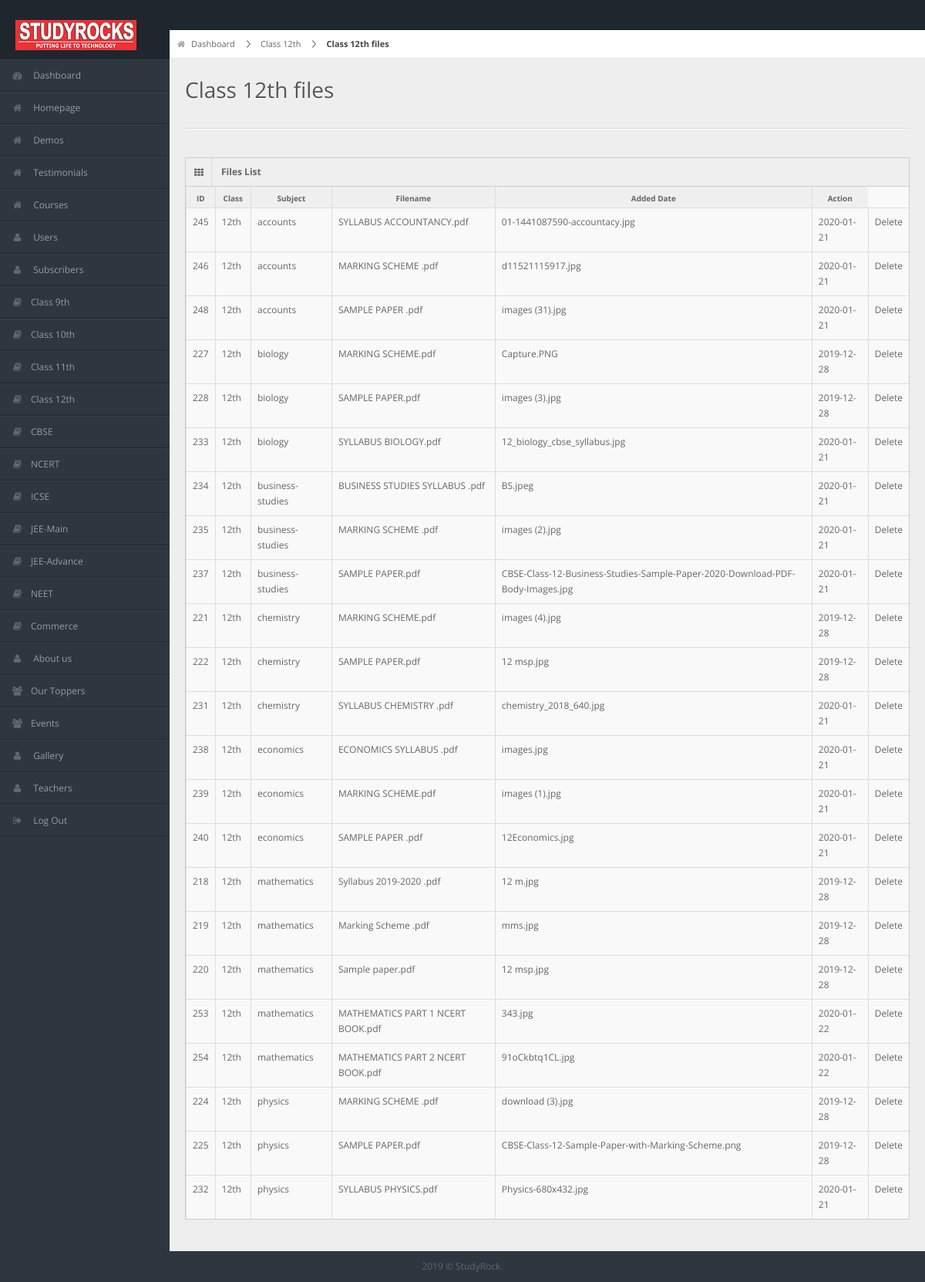
Screenshot of /adminrock-secure-admin/class12-files.php (signed in) with the database file from the repository.
### tables this page shows
CREATE TABLE `syllabus` (
  `id` int(255) NOT NULL,
  `class` varchar(255) NOT NULL,
  `subject` text NOT NULL,
  `filename` varchar(255) NOT NULL,
  `placehldrimg` text NOT NULL,
  `uploaded_at` date NOT NULL
);

### adminrock-secure-admin/class12-files.php (the view, shortened to what this page needs)
<?php
       include '../conn.php';
    if(isset($_SESSION['useradmin']['status'])) {
?>
        <?php
          include 'header.php';
          $sql = "SELECT * FROM  syllabus WHERE class='12th' ORDER BY subject";
          $res = mysqli_query($conn,$sql) or die($conn->error);
        ?>
        <div id="content">
          <div id="content-header">
            <div id="breadcrumb"> <a href="#" title="Go to Home" class="tip-bottom"><i class="icon-home"></i> Dashboard</a> <a href="#" class="">Class 12th</a> <a href="#" class="current">Class 12th files</a> </div>
            <h1>Class 12th files</h1>
          </div>
          <div class="container-fluid">
            <hr>
            <div class="row-fluid">
              <div class="span12">
                <div class="widget-box">
                  <div class="widget-title"> <span class="icon"><i class="icon-th"></i></span>
                    <h5>Files List</h5>
                  </div>
                  <div class="widget-content nopadding">
                    <table class="table table-bordered data-table">
                    <thead>
                        <tr>
                          <th>ID</th>
                          <th>Class</th>
                          <th>Subject</th>
                          <th>Filename</th>
                          <th>Added Date</th>
                          <th>Action</th>
                        </tr>
                      </thead>
                      <tbody>
                          <?php
                            if (mysqli_num_rows($res) >= 1 ) {
                              while ($row = mysqli_fetch_assoc($res)) {
                                if($row['subject'] != ''){
                                  echo '<tr class="gradeX">
                                  <td>'.$row['id'].'</td>
                                  <td>'.$row['class'].'</td>
                                  <td>'.$row['subject'].'</td>
                                  <td class="center">'.$row['filename'].'</td>
                                  <td class="center">'.$row['placehldrimg'].'</td>
                                  <td class="center">'.$row['uploaded_at'].'</td>
                                  <td class="center"><a href="class12-files.php?action=delete&id='.$row['id'].'">Delete</a></<td>
                                  </tr>';
                                }
                            }
                          }
                          else{
                            echo '<tr class="gradeX" collspan="4"><td>No result found.</td></tr>';
                          }
                        ?>
                      </tbody>
                    </table>
                  </div>
                </div>
              </div>
            </div>
          </div>
        </div>
        <div class="row-fluid">
        <div id="footer" class="span12"> 2019 &copy; StudyRock.</div>
        </div>
        </body>
        </html>
        <?php
}
    else{
?>
        <script>location.href = '/index.php';</script>
<?php
    }

### adminrock-secure-admin/css/matrix-style.css (style rules this page uses)
* { outline: none !important; -moz-outline: none !important; }
html, body { height: 100% }
body { overflow-x: hidden; margin-top: -10px; font-family: 'Open Sans', sans-serif; font-size: 12px; color: #666; }
select, textarea, input[type="text"], input[type="password"], input[type="datetime"], input[type="datetime-local"], input[type="date"], input[type="month"], input[type="time"], input[type="week"], input[type="number"], input[type="email"], input[type="url"], input[type="search"], input[type="tel"], input[type="color"], .uneditable-input, .label, .dropdown-menu, .btn, .well, .progress, .table-bordered, .btn-group>.btn:first-child, .btn-group>.btn:last-child, .btn-group>.btn:last-child, .btn-group>.dropdown-toggle, .alert { border-radius: 0px; }
#footer { padding: 10px; text-align: center; }
hr { border-top-color: #dadada; }
#content { background: none repeat scroll 0 0 #eeeeee; margin-left: 220px; margin-right: 0; padding-bottom: 25px; position: relative; min-height: 1000px; width: auto; }
#content-header { position: abslute; width: 100%; margin-top: -38px; z-index: 20; }
#content-header h1 { color: #555555; font-size: 28px; font-weight: normal; float: none; text-shadow: 0 1px 0 #ffffff; margin-left: 20px; position: relative; }
#content-header h1, #content-header .btn-group { margin-top: 20px; }
#breadcrumb { background-color: #fff; border-bottom: 1px solid #e3ebed; }
#breadcrumb a { padding: 8px 20px 8px 10px; display: inline-block; background-image: url('../img/breadcrumb.png'); background-position: center right; background-repeat: no-repeat; font-size: 11px; color: #666666; }
#breadcrumb a:last-child { background-image: none; }
#breadcrumb a.current { font-weight: bold; color: #444444; }
#breadcrumb a i { margin-right: 5px; opacity: .6; }
.stat-boxes .peity_bar_good, .stat-boxes .peity_line_good, { color: #459D1C; }
.widget-box { background: none repeat scroll 0 0 #F9F9F9; border-left: 1px solid #CDCDCD; border-top: 1px solid #CDCDCD; border-right: 1px solid #CDCDCD; clear: both; margin-top: 16px; margin-bottom: 16px; position: relative; }
.widget-title, .modal-header, .table th, div.dataTables_wrapper .ui-widget-header { background: #efefef; border-bottom: 1px solid #CDCDCD; height: 36px; }
.widget-title span.icon { padding: 9px 10px 7px 11px; float: left; border-right: 1px solid #dadada; }
.widget-title h5 { color: #666; float: left; font-size: 12px; font-weight: bold; padding: 12px; line-height: 12px; margin: 0; }
.widget-content { padding: 15px; border-bottom: 1px solid #cdcdcd; }
.table th { height: auto; font-size: 10px; padding: 5px 10px 2px; border-bottom: 0; text-align: center; color: #666666; }
.nopadding { padding: 0 !important; }
.nopadding .table { margin-bottom: 0; }
.nopadding .table-bordered { border: 0; }

### adminrock-secure-admin/css/matrix-media.css (style rules this page uses)
body { background:#2E363F; }

### rows the page displays
syllabus: id "245", class "12th", subject "accounts", filename "SYLLABUS ACCOUNTANCY.pdf", placehldrimg "01-1441087590-accountacy.jpg", uploaded_at "2020-01-21"
syllabus: id "246", class "12th", subject "accounts", filename "MARKING SCHEME .pdf", placehldrimg "d11521115917.jpg", uploaded_at "2020-01-21"
syllabus: id "248", class "12th", subject "accounts", filename "SAMPLE PAPER .pdf", placehldrimg "images (31).jpg", uploaded_at "2020-01-21"
syllabus: id "227", class "12th", subject "biology", filename "MARKING SCHEME.pdf", placehldrimg "Capture.PNG", uploaded_at "2019-12-28"
syllabus: id "228", class "12th", subject "biology", filename "SAMPLE PAPER.pdf", placehldrimg "images (3).jpg", uploaded_at "2019-12-28"
syllabus: id "233", class "12th", subject "biology", filename "SYLLABUS BIOLOGY.pdf", placehldrimg "12_biology_cbse_syllabus.jpg", uploaded_at "2020-01-21"
syllabus: id "234", class "12th", subject "business-studies", filename "BUSINESS STUDIES SYLLABUS .pdf", placehldrimg "BS.jpeg", uploaded_at "2020-01-21"
syllabus: id "235", class "12th", subject "business-studies", filename "MARKING SCHEME .pdf", placehldrimg "images (2).jpg", uploaded_at "2020-01-21"
syllabus: id "237", class "12th", subject "business-studies", filename "SAMPLE PAPER.pdf", placehldrimg "CBSE-Class-12-Business-Studies-Sample-Paper-2020-Download-PDF-Body-Images.jpg", uploaded_at "2020-01-21"
syllabus: id "221", class "12th", subject "chemistry", filename "MARKING SCHEME.pdf", placehldrimg "images (4).jpg", uploaded_at "2019-12-28"
syllabus: id "222", class "12th", subject "chemistry", filename "SAMPLE PAPER.pdf", placehldrimg "12 msp.jpg", uploaded_at "2019-12-28"
syllabus: id "231", class "12th", subject "chemistry", filename "SYLLABUS CHEMISTRY .pdf", placehldrimg "chemistry_2018_640.jpg", uploaded_at "2020-01-21"
syllabus: id "238", class "12th", subject "economics", filename "ECONOMICS SYLLABUS .pdf", placehldrimg "images.jpg", uploaded_at "2020-01-21"
syllabus: id "239", class "12th", subject "economics", filename "MARKING SCHEME.pdf", placehldrimg "images (1).jpg", uploaded_at "2020-01-21"
syllabus: id "240", class "12th", subject "economics", filename "SAMPLE PAPER .pdf", placehldrimg "12Economics.jpg", uploaded_at "2020-01-21"
syllabus: id "218", class "12th", subject "mathematics", filename "Syllabus 2019-2020 .pdf", placehldrimg "12 m.jpg", uploaded_at "2019-12-28"
syllabus: id "219", class "12th", subject "mathematics", filename "Marking Scheme .pdf", placehldrimg "mms.jpg", uploaded_at "2019-12-28"
syllabus: id "220", class "12th", subject "mathematics", filename "Sample paper.pdf", placehldrimg "12 msp.jpg", uploaded_at "2019-12-28"
syllabus: id "253", class "12th", subject "mathematics", filename "MATHEMATICS PART 1 NCERT BOOK.pdf", placehldrimg "343.jpg", uploaded_at "2020-01-22"
syllabus: id "254", class "12th", subject "mathematics", filename "MATHEMATICS PART 2 NCERT BOOK.pdf", placehldrimg "91oCkbtq1CL.jpg", uploaded_at "2020-01-22"
syllabus: id "224", class "12th", subject "physics", filename "MARKING SCHEME .pdf", placehldrimg "download (3).jpg", uploaded_at "2019-12-28"
syllabus: id "225", class "12th", subject "physics", filename "SAMPLE PAPER.pdf", placehldrimg "CBSE-Class-12-Sample-Paper-with-Marking-Scheme.png", uploaded_at "2019-12-28"
syllabus: id "232", class "12th", subject "physics", filename "SYLLABUS PHYSICS.pdf", placehldrimg "Physics-680x432.jpg", uploaded_at "2020-01-21"
